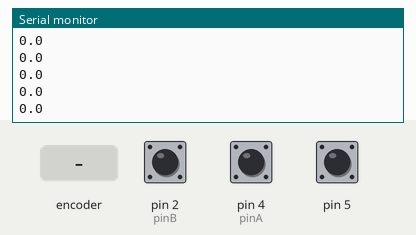
This sketch was run on a simulated Arduino Uno, built with avr-gcc and run on an emulated ATmega328P. On the bench: the last lines printed to the serial monitor. The inputs (shaded band) are chosen by the test bench; at power-on: pin 5 HIGH, pin 2 (pinB) HIGH, pin 4 (pinA) HIGH.

Above: at 1.2 s.
1.3 s: rotary encoder on pin 4 (pinA) / pin 2 (pinB) turned 1 step (first pin leading)
At 2.4 s:
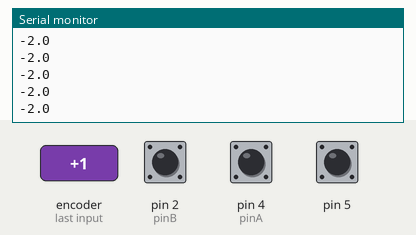
3.0 s: pin 5 pulled LOW for 1 s
5.5 s: rotary encoder on pin 4 (pinA) / pin 2 (pinB) turned 1 step (first pin leading)
At 6.0 s:
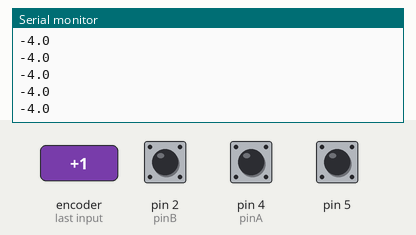
Timing chart, 0 to 8.5 s (numbered marks = the images above; inputs shaded):
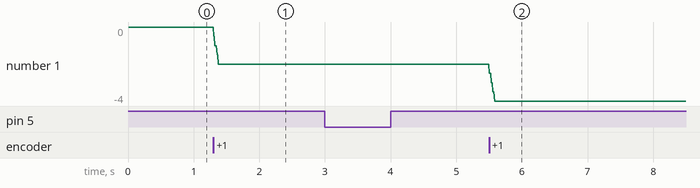

The sketch:

kneeAngleDataLogger.ino
```cpp
#include <arduino-timer.h>

int pinA = 4;
int pinB = 2;

bool oldA;
bool oldB;

bool newA;
bool newB;

float numDegrees = 0;

char strDegrees[7]; // 7 = charsPerMessage

int bitsPerSecond = 9600;

/*
 * int dataBitsPerChar = 8;
 * int stopBitsPerChar = 1;
 *
 * int bitsPerChar = dataBitsPerChar + stopBitsPerChar;
 *
 * float secondsPerChar = bitsPerChar / bitsPerSecond;
 *
 * int charsPerMessage = 7;
 *
 * float secondsPerMessage = secondsPerChar * charsPerMessage;
 *
 * int microsPerMessage = ceil(secondsPerMessage * 1e6);
 *
 */

int millisPerMessage = 10;

Timer<1, millis, char *> timer;

void setup()
{
    pinMode(pinA, INPUT_PULLUP);
    pinMode(pinB, INPUT_PULLUP);
    pinMode(5,    INPUT_PULLUP);

    oldA = digitalRead(pinA);
    oldB = digitalRead(pinB);

    Serial.begin(bitsPerSecond);

    timer.every(millisPerMessage, [](char *strDegrees) -> bool { Serial.println(strDegrees); return true; }, strDegrees);
}
void loop()
{
    if (digitalRead(5))
    {
        timer.tick();
    }

    dtostrf(numDegrees, 3, 1, strDegrees);

    newA = digitalRead(pinA);
    newB = digitalRead(pinB);

    if ((!oldA && newB || oldA && !newB) &&
       (!oldB && !newA || oldB && newA))
    {
        numDegrees += 0.5;
    }
    if ((oldA && newB || !oldA && !newB) &&
       (!oldB && newA || oldB && !newA))
    {
        numDegrees -= 0.5;
    }
    oldA = newA;
    oldB = newB;
}
```

Measured:
- after the input at 1.3 s, the serial monitor: prints a new line at once (image 1)
- after the input at 5.5 s, the serial monitor: prints a new line at once (image 2)
- plotted number 1: 0 → -2 after the input at 1.3 s, -2 → -4 after the input at 5.5 s
